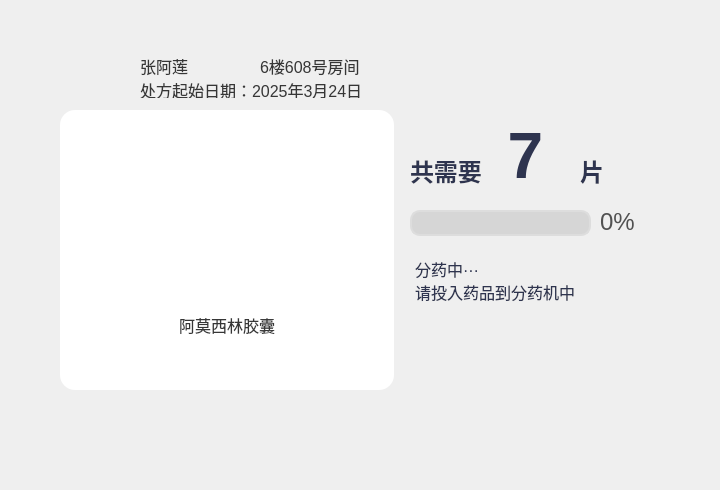
      <widget class="QWidget" name="dispense_page">
       <layout class="QGridLayout" name="gridLayout_2">
        <property name="leftMargin">
         <number>0</number>
        </property>
        <property name="topMargin">
         <number>0</number>
        </property>
        <property name="rightMargin">
         <number>0</number>
        </property>
        <property name="bottomMargin">
         <number>0</number>
        </property>
        <property name="spacing">
         <number>0</number>
        </property>
        <item row="0" column="3" rowspan="2">
         <widget class="QWidget" name="dispense_info_widget" native="true">
          <property name="minimumSize">
           <size>
            <width>320</width>
            <height>0</height>
           </size>
          </property>
          <widget class="QLabel" name="progressBar_percentage">
           <property name="geometry">
            <rect>
             <x>200</x>
             <y>201</y>
             <width>71</width>
             <height>41</height>
            </rect>
           </property>
           <property name="styleSheet">
            <string notr="true">QLabel
{
color: #515151;
font-family: &quot;Source Han Sans SC&quot;;
font-size: 24px;
font-style: normal;
font-weight: 400;
line-height: normal;
}</string>
           </property>
           <property name="text">
            <string>0%</string>
           </property>
          </widget>
          <widget class="QProgressBar" name="dispense_progressBar">
           <property name="geometry">
            <rect>
             <x>10</x>
             <y>210</y>
             <width>181</width>
             <height>26</height>
            </rect>
           </property>
           <property name="styleSheet">
            <string notr="true">QProgressBar {
    border: 2px solid #ddd;
    border-radius: 10px;  /* 稍微大一点的圆角 */
    background-color: hsla(0, 0%, 84%, 1);
    text-align: center;
    padding: 1px;  /* 内边距 */
}

QProgressBar::chunk {
    background-color: hsla(165, 33%, 62%, 1);
    border-radius: 7px;  /* 比外框小2px */
    margin: 1px;  /* 与padding配合使用 */
}</string>
           </property>
           <property name="value">
            <number>0</number>
           </property>
           <property name="textVisible">
            <bool>false</bool>
           </property>
          </widget>
          <widget class="QLabel" name="pills_num_msg_1">
           <property name="geometry">
            <rect>
             <x>10</x>
             <y>150</y>
             <width>101</width>
             <height>41</height>
            </rect>
           </property>
           <property name="font">
            <font>
             <family>Source Han Sans SC</family>
             <pointsize>-1</pointsize>
             <italic>false</italic>
             <bold>true</bold>
            </font>
           </property>
           <property name="styleSheet">
            <string notr="true">QLabel
{
color: #2E344F;
font-family: &quot;Source Han Sans SC&quot;;
font-size: 24px;
font-style: normal;
font-weight: 700;
line-height: normal;
}</string>
           </property>
           <property name="text">
            <string>共需要</string>
           </property>
          </widget>
          <widget class="QLabel" name="pills_num_msg_3">
           <property name="geometry">
            <rect>
             <x>180</x>
             <y>150</y>
             <width>31</width>
             <height>41</height>
            </rect>
           </property>
           <property name="styleSheet">
            <string notr="true">QLabel
{
color: #2E344F;
font-family: &quot;Source Han Sans SC&quot;;
font-size: 24px;
font-style: normal;
font-weight: 700;
line-height: normal;
}</string>
           </property>
           <property name="text">
            <string>片</string>
           </property>
          </widget>
          <widget class="QLabel" name="pills_num_msg_2">
           <property name="geometry">
            <rect>
             <x>70</x>
             <y>120</y>
             <width>111</width>
             <height>71</height>
            </rect>
           </property>
           <property name="styleSheet">
            <string notr="true">QLabel
{
color: #2E344F;
text-align: center;
font-family: &quot;Source Han Sans SC&quot;;
font-size: 64px;
font-style: normal;
font-weight: 700;
line-height: normal;
}</string>
           </property>
           <property name="text">
            <string>7</string>
           </property>
           <property name="alignment">
            <set>Qt::AlignCenter</set>
           </property>
          </widget>
          <widget class="QLabel" name="is_dispensing_msg">
           <property name="geometry">
            <rect>
             <x>15</x>
             <y>258</y>
             <width>271</width>
             <height>21</height>
            </rect>
           </property>
           <property name="styleSheet">
            <string notr="true">QLabel{
color: #2E344F;
font-family: &quot;Source Han Sans SC&quot;;
font-size: 16px;
font-style: normal;
font-weight: 400;
line-height: normal;
}</string>
           </property>
           <property name="text">
            <string>分药中···</string>
           </property>
          </widget>
          <widget class="QLabel" name="put_pills_in_msg">
           <property name="geometry">
            <rect>
             <x>15</x>
             <y>281</y>
             <width>271</width>
             <height>21</height>
            </rect>
           </property>
           <property name="font">
            <font>
             <family>Source Han Sans SC</family>
             <pointsize>-1</pointsize>
             <italic>false</italic>
             <bold>false</bold>
            </font>
           </property>
           <property name="styleSheet">
            <string notr="true">QLabel{
color: #2E344F;
font-family: &quot;Source Han Sans SC&quot;;
font-size: 16px;
font-style: normal;
font-weight: 400;
line-height: normal;
}</string>
           </property>
           <property name="text">
            <string>请投入药品到分药机中</string>
           </property>
          </widget>
         </widget>
        </item>
        <item row="0" column="0" colspan="3">
         <widget class="QWidget" name="patient_info_widget" native="true">
          <property name="minimumSize">
           <size>
            <width>0</width>
            <height>100</height>
           </size>
          </property>
          <property name="maximumSize">
           <size>
            <width>16777215</width>
            <height>16777215</height>
           </size>
          </property>
          <property name="styleSheet">
           <string notr="true">QWidget
{
	border: none;
	background-color: rgba(255, 255, 255, 0);
}</string>
          </property>
          <widget class="QLabel" name="prescription_data">
           <property name="geometry">
            <rect>
             <x>140</x>
             <y>82</y>
             <width>241</width>
             <height>16</height>
            </rect>
           </property>
           <property name="styleSheet">
            <string notr="true">QLabel
{
color: #363636;
font-family: &quot;Source Han Sans SC&quot;;
font-size: 16px;
font-style: normal;
font-weight: 400;
line-height: normal;
}</string>
           </property>
           <property name="text">
            <string>处方起始日期：2025年3月24日</string>
           </property>
          </widget>
          <widget class="QLabel" name="patient_name">
           <property name="geometry">
            <rect>
             <x>140</x>
             <y>50</y>
             <width>81</width>
             <height>31</height>
            </rect>
           </property>
           <property name="styleSheet">
            <string notr="true">QLabel
{
color: #363636;
font-family: &quot;Source Han Sans SC&quot;;
font-size: 16px;
font-style: normal;
font-weight: 400;
line-height: normal;
}</string>
           </property>
           <property name="text">
            <string>张阿莲</string>
           </property>
          </widget>
          <widget class="QLabel" name="room_msg">
           <property name="geometry">
            <rect>
             <x>260</x>
             <y>50</y>
             <width>131</width>
             <height>31</height>
            </rect>
           </property>
           <property name="styleSheet">
            <string notr="true">QLabel
{
color: #363636;
font-family: &quot;Source Han Sans SC&quot;;
font-size: 16px;
font-style: normal;
font-weight: 400;
line-height: normal;
}</string>
           </property>
           <property name="text">
            <string>6楼608号房间</string>
           </property>
          </widget>
          <widget class="QLabel" name="patient_img">
           <property name="geometry">
            <rect>
             <x>60</x>
             <y>44</y>
             <width>67</width>
             <height>67</height>
            </rect>
           </property>
           <property name="styleSheet">
            <string notr="true">QLabel
{
}</string>
           </property>
           <property name="text">
            <string/>
           </property>
           <property name="pixmap">
            <pixmap>imgs/patient.png</pixmap>
           </property>
           <property name="scaledContents">
            <bool>true</bool>
           </property>
          </widget>
         </widget>
        </item>
        <item row="1" column="0" colspan="3">
         <widget class="QWidget" name="drug_info_widget" native="true">
          <property name="minimumSize">
           <size>
            <width>400</width>
            <height>390</height>
           </size>
          </property>
          <property name="maximumSize">
           <size>
            <width>1677215</width>
            <height>16777215</height>
           </size>
          </property>
          <property name="styleSheet">
           <string notr="true">QWidget
{
border: none;
	background-color: rgba(255, 255, 255, 0);
}</string>
          </property>
          <widget class="QWidget" name="drug_card" native="true">
           <property name="geometry">
            <rect>
             <x>60</x>
             <y>10</y>
             <width>334</width>
             <height>280</height>
            </rect>
           </property>
           <property name="styleSheet">
            <string notr="true">QWidget
{
border-radius: 15px;
background: #FFF;
}</string>
           </property>
           <layout class="QVBoxLayout" name="verticalLayout_2">
            <property name="spacing">
             <number>0</number>
            </property>
            <property name="leftMargin">
             <number>17</number>
            </property>
            <property name="topMargin">
             <number>17</number>
            </property>
            <property name="rightMargin">
             <number>17</number>
            </property>
            <property name="bottomMargin">
             <number>0</number>
            </property>
            <item>
             <widget class="QLabel" name="current_drug_img">
              <property name="styleSheet">
               <string notr="true">QLabel
{
border-radius: 15px;
}</string>
              </property>
              <property name="text">
               <string/>
              </property>
              <property name="pixmap">
               <pixmap>imgs/阿莫西林.png</pixmap>
              </property>
              <property name="scaledContents">
               <bool>true</bool>
              </property>
              <property name="alignment">
               <set>Qt::AlignBottom|Qt::AlignHCenter</set>
              </property>
             </widget>
            </item>
            <item>
             <widget class="QLabel" name="current_drug">
              <property name="minimumSize">
               <size>
                <width>0</width>
                <height>63</height>
               </size>
              </property>
              <property name="styleSheet">
               <string notr="true">QLabel
{
color: #363636;
text-align: center;

/* 二级标题 */
font-family: &quot;Source Han Sans SC&quot;;
font-size: 16px;
font-style: normal;
font-weight: 400;
line-height: normal;
}</string>
              </property>
              <property name="text">
               <string>阿莫西林胶囊</string>
              </property>
              <property name="scaledContents">
               <bool>true</bool>
              </property>
              <property name="alignment">
               <set>Qt::AlignCenter</set>
              </property>
             </widget>
            </item>
           </layout>
          </widget>
         </widget>
        </item>
       </layout>
      </widget>
